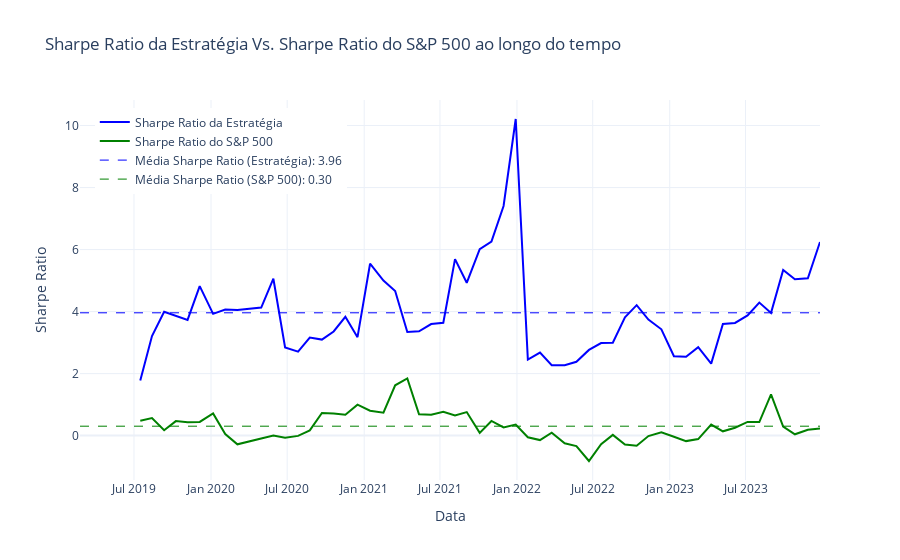

Notebook cell for this chart:
### Markdown cell above
#### *Código para gráficos de risco*

### Code cell
# Funções para cálculo das métricas
def calculate_sharpe_ratio(returns, risk_free_rate=0):
    excess_returns = returns - risk_free_rate
    return excess_returns.mean() / excess_returns.std() if excess_returns.std() != 0 else np.nan

def calculate_var(returns, confidence_level=0.95):
    return np.percentile(returns, (1 - confidence_level) * 100)

def calculate_cvar(returns, confidence_level=0.95):
    var = calculate_var(returns, confidence_level)
    return returns[returns <= var].mean()

# Parâmetros
risk_free_rate = 0
window_size = 6

# Calculando as métricas ao longo do tempo usando uma janela móvel
sharpe_ratios = average_monthly_results.rolling(window=window_size).apply(
    lambda x: calculate_sharpe_ratio(x, risk_free_rate), raw=False
)
vars_95 = average_monthly_results.rolling(window=window_size).apply(
    lambda x: calculate_var(x, confidence_level=0.95), raw=False
)
cvars_95 = average_monthly_results.rolling(window=window_size).apply(
    lambda x: calculate_cvar(x, confidence_level=0.95), raw=False
)

# Calculando o Sharpe ratio para o S&P 500
sp500_sharpe_ratios = sp500_index_period_returns.rolling(window=window_size).apply(
    lambda x: calculate_sharpe_ratio(x, risk_free_rate), raw=False
)

# Calculando as médias
mean_sharpe_ratio = sharpe_ratios.mean()
mean_sp500_sharpe_ratio = sp500_sharpe_ratios.mean()
mean_var = vars_95.mean()
mean_cvar = cvars_95.mean()

# Gráfico 1: Sharpe Ratio
fig_sharpe = go.Figure()

fig_sharpe.add_trace(go.Scatter(
    x=average_monthly_results.index,
    y=sharpe_ratios,
    mode='lines',
    name='Sharpe Ratio da Estratégia',
    line=dict(color='blue', width=2)
))

fig_sharpe.add_trace(go.Scatter(
    x=average_monthly_results.index,
    y=sp500_sharpe_ratios,
    mode='lines',
    name='Sharpe Ratio do S&P 500',
    line=dict(color='green', width=2)
))

fig_sharpe.add_trace(go.Scatter(
    x=[average_monthly_results.index[0], average_monthly_results.index[-1]],
    y=[mean_sharpe_ratio, mean_sharpe_ratio],
    mode='lines',
    name=f'Média Sharpe Ratio (Estratégia): {mean_sharpe_ratio:.2f}',
    line=dict(color='blue', width=1, dash='dash')
))

fig_sharpe.add_trace(go.Scatter(
    x=[average_monthly_results.index[0], average_monthly_results.index[-1]],
    y=[mean_sp500_sharpe_ratio, mean_sp500_sharpe_ratio],
    mode='lines',
    name=f'Média Sharpe Ratio (S&P 500): {mean_sp500_sharpe_ratio:.2f}',
    line=dict(color='green', width=1, dash='dash')
))

fig_sharpe.update_layout(
    title="Sharpe Ratio da Estratégia Vs. Sharpe Ratio do S&P 500 ao longo do tempo",
    xaxis_title="Data",
    yaxis_title="Sharpe Ratio",
    template="plotly_white",
    legend=dict(x=0.02, y=0.98)
)

fig_sharpe.show()

# Gráfico 2: VaR e CVaR
fig_var_cvar = go.Figure()

fig_var_cvar.add_trace(go.Scatter(
    x=average_monthly_results.index,
    y=vars_95,
    mode='lines',
    name='VaR (95%)',
    line=dict(color='red', dash='dash', width=2)
))

fig_var_cvar.add_trace(go.Scatter(
    x=average_monthly_results.index,
    y=cvars_95,
    mode='lines',
    name='CVaR (95%)',
    line=dict(color='purple', dash='dash', width=2)
))

fig_var_cvar.add_trace(go.Scatter(
    x=[average_monthly_results.index[0], average_monthly_results.index[-1]],
    y=[mean_var, mean_var],
    mode='lines',
    name=f'Média VaR (95%): {mean_var:.2f}',
    line=dict(color='red', width=1)
))

fig_var_cvar.add_trace(go.Scatter(
    x=[average_monthly_results.index[0], average_monthly_results.index[-1]],
    y=[mean_cvar, mean_cvar],
    mode='lines',
    name=f'Média CVaR (95%): {mean_cvar:.2f}',
    line=dict(color='purple', width=1)
))

fig_var_cvar.update_layout(
    title="VaR e CVaR ao longo do tempo",
    xaxis_title="Data",
    yaxis_title="Valor em Risco",
    template="plotly_white",
    legend=dict(x=0.02, y=0.98)
)

fig_var_cvar.show()

### Figure 1 — Plotly figure (JSON) as saved in the notebook; plotly's stock layout.template omitted (floating-point values rounded to 4 significant figures)
{"data": [{"line": {"color": "blue", "width": 2}, "mode": "lines", "name": "Sharpe Ratio da Estratégia", "type": "scatter", "x": ["2019-02-22T00:00:00", "2019-03-21T00:00:00", "2019-04-18T00:00:00", "2019-05-17T00:00:00", "2019-06-17T00:00:00", "2019-07-16T00:00:00", "2019-08-13T00:00:00", "2019-09-11T00:00:00", "2019-10-09T00:00:00", "2019-11-06T00:00:00", "2019-12-05T00:00:00", "2020-01-06T00:00:00", "2020-02-04T00:00:00", "2020-03-04T00:00:00", "2020-04-30T00:00:00", "2020-05-29T00:00:00", "2020-06-26T00:00:00", "2020-07-27T00:00:00", "2020-08-24T00:00:00", "2020-09-22T00:00:00", "2020-10-20T00:00:00", "2020-11-17T00:00:00", "2020-12-16T00:00:00", "2021-01-15T00:00:00", "2021-02-16T00:00:00", "2021-03-16T00:00:00", "2021-04-14T00:00:00", "2021-05-12T00:00:00", "2021-06-10T00:00:00", "2021-07-09T00:00:00", "2021-08-06T00:00:00", "2021-09-03T00:00:00", "2021-10-04T00:00:00", "2021-11-01T00:00:00", "2021-11-30T00:00:00", "2021-12-29T00:00:00", "2022-01-27T00:00:00", "2022-02-25T00:00:00", "2022-03-25T00:00:00", "2022-04-25T00:00:00", "2022-05-23T00:00:00", "2022-06-22T00:00:00", "2022-07-21T00:00:00", "2022-08-18T00:00:00", "2022-09-16T00:00:00", "2022-10-14T00:00:00", "2022-11-11T00:00:00", "2022-12-12T00:00:00", "2023-01-11T00:00:00", "2023-02-09T00:00:00", "2023-03-10T00:00:00", "2023-04-10T00:00:00", "2023-05-08T00:00:00", "2023-06-06T00:00:00", "2023-07-06T00:00:00", "2023-08-03T00:00:00", "2023-08-31T00:00:00", "2023-09-29T00:00:00", "2023-10-27T00:00:00", "2023-11-27T00:00:00", "2023-12-26T00:00:00"], "y": [null, null, null, null, null, 1.778, 3.208, 3.995, 3.873, 3.731, 4.82, 3.927, 4.067, 4.053, 4.128, 5.059, 2.84, 2.708, 3.164, 3.096, 3.358, 3.83, 3.173, 5.543, 4.999, 4.664, 3.342, 3.361, 3.596, 3.64, 5.693, 4.927, 6.011, 6.254, 7.405, 10.21, 2.452, 2.677, 2.271, 2.272, 2.381, 2.763, 2.984, 2.995, 3.817, 4.206, 3.743, 3.429, 2.56, 2.542, 2.851, 2.321, 3.6, 3.633, 3.874, 4.29, 3.958, 5.341, 5.042, 5.073, 6.244]}, {"line": {"color": "green", "width": 2}, "mode": "lines", "name": "Sharpe Ratio do S&P 500", "type": "scatter", "x": ["2019-02-22T00:00:00", "2019-03-21T00:00:00", "2019-04-18T00:00:00", "2019-05-17T00:00:00", "2019-06-17T00:00:00", "2019-07-16T00:00:00", "2019-08-13T00:00:00", "2019-09-11T00:00:00", "2019-10-09T00:00:00", "2019-11-06T00:00:00", "2019-12-05T00:00:00", "2020-01-06T00:00:00", "2020-02-04T00:00:00", "2020-03-04T00:00:00", "2020-04-30T00:00:00", "2020-05-29T00:00:00", "2020-06-26T00:00:00", "2020-07-27T00:00:00", "2020-08-24T00:00:00", "2020-09-22T00:00:00", "2020-10-20T00:00:00", "2020-11-17T00:00:00", "2020-12-16T00:00:00", "2021-01-15T00:00:00", "2021-02-16T00:00:00", "2021-03-16T00:00:00", "2021-04-14T00:00:00", "2021-05-12T00:00:00", "2021-06-10T00:00:00", "2021-07-09T00:00:00", "2021-08-06T00:00:00", "2021-09-03T00:00:00", "2021-10-04T00:00:00", "2021-11-01T00:00:00", "2021-11-30T00:00:00", "2021-12-29T00:00:00", "2022-01-27T00:00:00", "2022-02-25T00:00:00", "2022-03-25T00:00:00", "2022-04-25T00:00:00", "2022-05-23T00:00:00", "2022-06-22T00:00:00", "2022-07-21T00:00:00", "2022-08-18T00:00:00", "2022-09-16T00:00:00", "2022-10-14T00:00:00", "2022-11-11T00:00:00", "2022-12-12T00:00:00", "2023-01-11T00:00:00", "2023-02-09T00:00:00", "2023-03-10T00:00:00", "2023-04-10T00:00:00", "2023-05-08T00:00:00", "2023-06-06T00:00:00", "2023-07-06T00:00:00", "2023-08-03T00:00:00", "2023-08-31T00:00:00", "2023-09-29T00:00:00", "2023-10-27T00:00:00", "2023-11-27T00:00:00", "2023-12-26T00:00:00"], "y": [null, null, null, null, null, 0.4781, 0.5664, 0.1721, 0.4675, 0.4337, 0.442, 0.7156, 0.05134, -0.2819, -0.09176, -0.001129, -0.06682, -0.009468, 0.1676, 0.7282, 0.7131, 0.6727, 0.9983, 0.801, 0.7369, 1.622, 1.843, 0.6903, 0.6715, 0.7715, 0.6475, 0.7593, 0.08822, 0.4723, 0.2616, 0.355, -0.0525, -0.1438, 0.09282, -0.2474, -0.3374, -0.8192, -0.2748, 0.02341, -0.2883, -0.3259, -0.01469, 0.1039, -0.03627, -0.1775, -0.1114, 0.3549, 0.1386, 0.252, 0.4409, 0.4362, 1.332, 0.2916, 0.0416, 0.1899, 0.2282]}, {"line": {"color": "blue", "dash": "dash", "width": 1}, "mode": "lines", "name": "Média Sharpe Ratio (Estratégia): 3.96", "type": "scatter", "x": ["2019-02-22T00:00:00", "2023-12-26T00:00:00"], "y": [3.96, 3.96]}, {"line": {"color": "green", "dash": "dash", "width": 1}, "mode": "lines", "name": "Média Sharpe Ratio (S&P 500): 0.30", "type": "scatter", "x": ["2019-02-22T00:00:00", "2023-12-26T00:00:00"], "y": [0.3031, 0.3031]}], "layout": {"legend": {"x": 0.02, "y": 0.98}, "title": {"text": "Sharpe Ratio da Estratégia Vs. Sharpe Ratio do S&P 500 ao longo do tempo"}, "xaxis": {"title": {"text": "Data"}}, "yaxis": {"title": {"text": "Sharpe Ratio"}}}}
